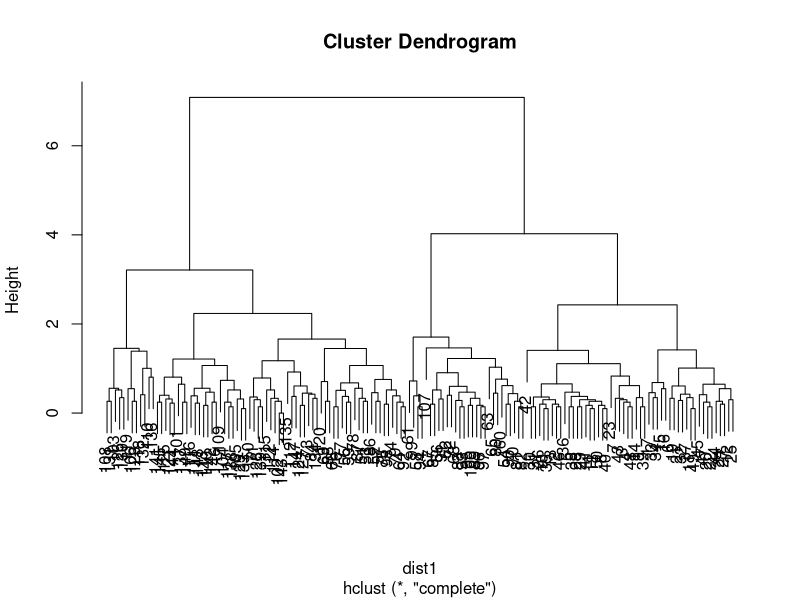
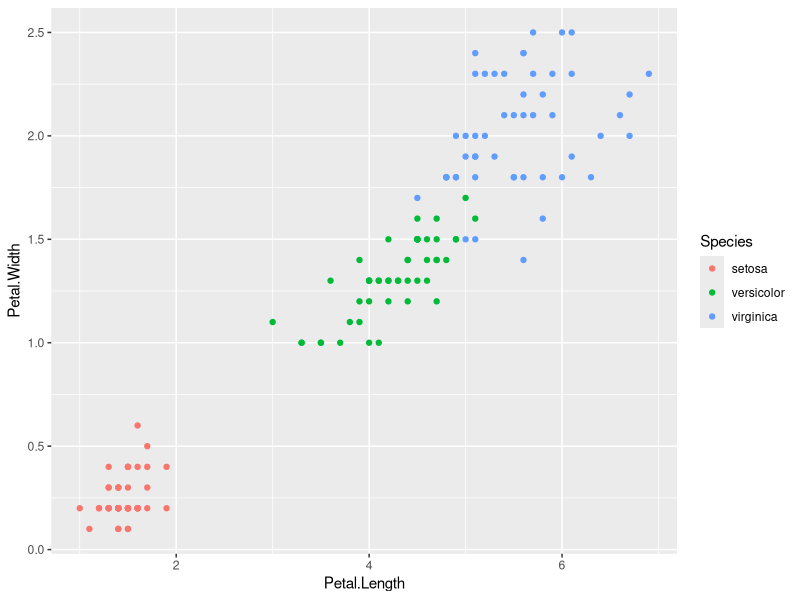

Recreate these plots in R, in order.

library(datasets)
data("iris")

head(iris)

#***************************************
#******* Hierarchical Clustering *******
#***************************************
?hclust

dist1 <- dist(iris[, 1:4])
#View(as.matrix(dist1))

clusters <- hclust(dist1)
plot(clusters)
clusterCut <- cutree(clusters, 3)
table(clusterCut, iris$Species)



#***************************************
#************* K means     *************
#***************************************
#install.packages("ggplot2")
library(ggplot2)
ggplot(iris, aes(Petal.Length, Petal.Width, color = Species)) + geom_point()


set.seed(20) # Setting the seed to ensure reproductibility 
irisCluster <- kmeans(iris[, 1:4], 3, nstart = 20)
irisCluster


table(iris$Species)

#Lets see what species fall into which clusters: 
table(irisCluster$cluster, iris$Species)

